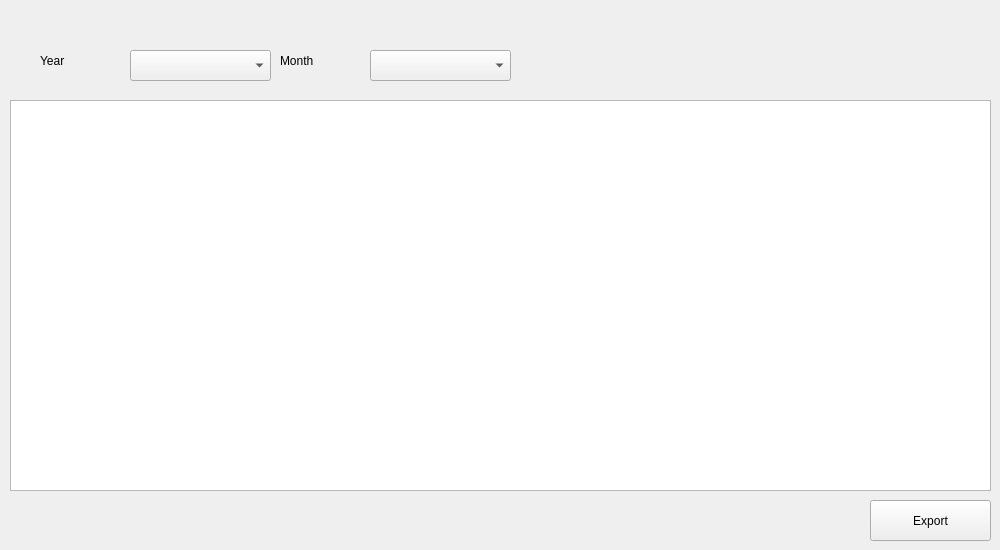
      <widget class="QWidget" name="tab_19">
       <attribute name="title">
        <string>Monthly  Reports</string>
       </attribute>
       <widget class="QTableWidget" name="tableWidget_7">
        <property name="geometry">
         <rect>
          <x>10</x>
          <y>100</y>
          <width>981</width>
          <height>391</height>
         </rect>
        </property>
       </widget>
       <widget class="QLabel" name="label_34">
        <property name="geometry">
         <rect>
          <x>40</x>
          <y>50</y>
          <width>101</width>
          <height>21</height>
         </rect>
        </property>
        <property name="text">
         <string>Year</string>
        </property>
       </widget>
       <widget class="QComboBox" name="comboBox_16">
        <property name="geometry">
         <rect>
          <x>130</x>
          <y>50</y>
          <width>141</width>
          <height>31</height>
         </rect>
        </property>
       </widget>
       <widget class="QLabel" name="label_35">
        <property name="geometry">
         <rect>
          <x>280</x>
          <y>50</y>
          <width>101</width>
          <height>21</height>
         </rect>
        </property>
        <property name="text">
         <string>Month</string>
        </property>
       </widget>
       <widget class="QComboBox" name="comboBox_17">
        <property name="geometry">
         <rect>
          <x>370</x>
          <y>50</y>
          <width>141</width>
          <height>31</height>
         </rect>
        </property>
       </widget>
       <widget class="QPushButton" name="pushButton_44">
        <property name="geometry">
         <rect>
          <x>870</x>
          <y>500</y>
          <width>121</width>
          <height>41</height>
         </rect>
        </property>
        <property name="text">
         <string>Export</string>
        </property>
       </widget>
      </widget>
